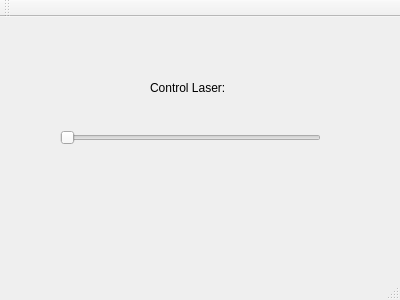
<?xml version="1.0" encoding="UTF-8"?>
<ui version="4.0">
 <class>MainWindow</class>
 <widget class="QMainWindow" name="MainWindow">
  <property name="geometry">
   <rect>
    <x>0</x>
    <y>0</y>
    <width>400</width>
    <height>300</height>
   </rect>
  </property>
  <property name="windowTitle">
   <string>MainWindow</string>
  </property>
  <widget class="QWidget" name="centralWidget">
   <widget class="QLabel" name="label">
    <property name="geometry">
     <rect>
      <x>150</x>
      <y>60</y>
      <width>101</width>
      <height>21</height>
     </rect>
    </property>
    <property name="text">
     <string>Control Laser:</string>
    </property>
   </widget>
   <widget class="QSlider" name="horizontalSlider">
    <property name="geometry">
     <rect>
      <x>60</x>
      <y>110</y>
      <width>261</width>
      <height>22</height>
     </rect>
    </property>
    <property name="orientation">
     <enum>Qt::Horizontal</enum>
    </property>
   </widget>
  </widget>
  <widget class="QMenuBar" name="menuBar">
   <property name="geometry">
    <rect>
     <x>0</x>
     <y>0</y>
     <width>400</width>
     <height>22</height>
    </rect>
   </property>
  </widget>
  <widget class="QToolBar" name="mainToolBar">
   <attribute name="toolBarArea">
    <enum>TopToolBarArea</enum>
   </attribute>
   <attribute name="toolBarBreak">
    <bool>false</bool>
   </attribute>
  </widget>
  <widget class="QStatusBar" name="statusBar"/>
 </widget>
 <layoutdefault spacing="6" margin="11"/>
 <resources/>
 <connections/>
</ui>
